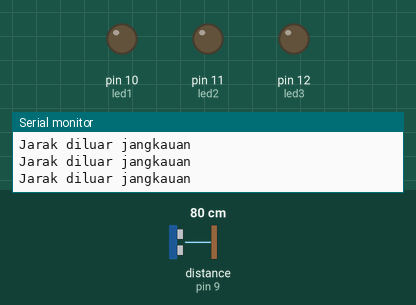
Simulated run of this sketch. Board: Arduino Uno, built with avr-gcc and run on an emulated ATmega328P. On the bench: output pins drawn as LEDs (lit = HIGH), the last lines printed to the serial monitor. Wiring (inferred from the names in the program): ultrasonic range finder: trigger pin 8; echo pin 9. The test bench sets the inputs (shaded band); at power-on: distance to the obstacle (sensor on pin 9) 80 cm. The echo pulse lasts 58.3 µs per cm; pins used as bus, display or sensor lines are not drawn.

Above: at 1.3 s.
1.4 s: distance to the obstacle (sensor on pin 9) set to 22 cm
2.9 s: distance to the obstacle (sensor on pin 9) set to 18 cm
At 4.1 s:
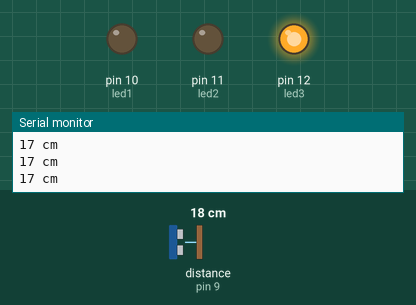
4.5 s: distance to the obstacle (sensor on pin 9) set to 13 cm
At 5.5 s:
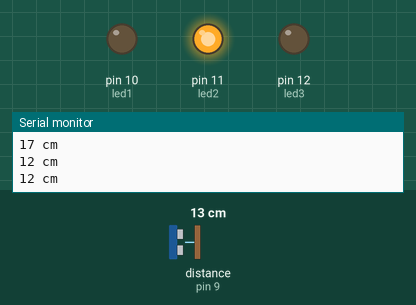
6.0 s: distance to the obstacle (sensor on pin 9) set to 9 cm
At 6.7 s:
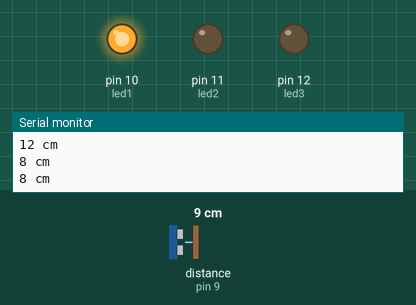
7.5 s: distance to the obstacle (sensor on pin 9) set to 35 cm
At 8.1 s:
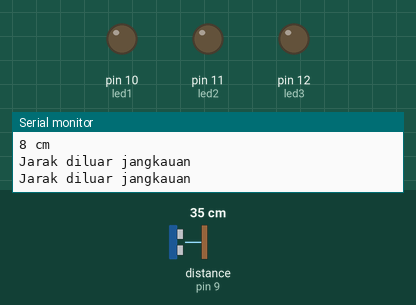
9.0 s: distance to the obstacle (sensor on pin 9) set to 2 cm
At 9.5 s:
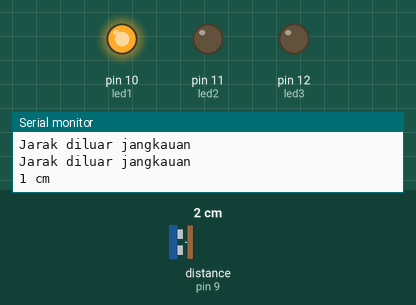
Timing chart, 0 to 11.5 s (numbered marks = the images above; inputs shaded):
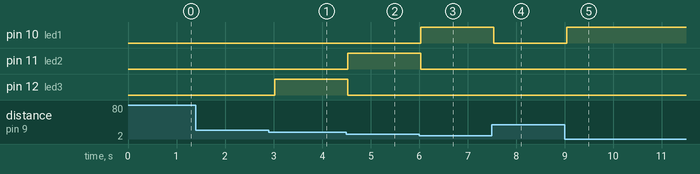

The sketch:

project-sensor-led-ultrasonic.ino
```cpp
#define trigPin 8
#define echoPin 9
#define led1 10
#define led2 11
#define led3 12

void setup() {
  // put your setup code here, to run once:
  Serial.begin(9600);
  pinMode(trigPin, OUTPUT);
  pinMode(echoPin, INPUT);
  pinMode(led1, OUTPUT);
  pinMode(led2, OUTPUT);
  pinMode(led3, OUTPUT);
}

void loop() {
  // put your main code here, to run repeatedly:
  long duration, distance;
  digitalWrite(trigPin, LOW);
  delayMicroseconds(2);
  digitalWrite(trigPin, HIGH);
  delayMicroseconds(10);
  digitalWrite(trigPin, LOW);
  duration = pulseIn(echoPin, HIGH);
  distance = (duration/2)/29.1;

  if(distance<10){
    digitalWrite(led1, HIGH);
    digitalWrite(led2, LOW);
    digitalWrite(led3, LOW);
  } else if(distance<15){
    digitalWrite(led1, LOW);
    digitalWrite(led2, HIGH);
    digitalWrite(led3, LOW);
  } else if(distance<20){
    digitalWrite(led1, LOW);
    digitalWrite(led2, LOW);
    digitalWrite(led3, HIGH);
  } if(distance>=20 || distance<0){
    Serial.println("Jarak diluar jangkauan");
    digitalWrite(led1, LOW);
    digitalWrite(led2, LOW);
    digitalWrite(led3, LOW);
  } else {
    Serial.print(distance);
    Serial.println(" cm");
  } delay(500);
}
```

Measured:
- the behaviour switches between 21 and 20 cm on distance to the obstacle (sensor on pin 9) (found by bisection; images 0 and 1)
- the behaviour switches between 16 and 15 cm on distance to the obstacle (sensor on pin 9) (found by bisection; images 1 and 2)
- the behaviour switches between 11 and 10 cm on distance to the obstacle (sensor on pin 9) (found by bisection; images 2 and 3)
- after the input at 2.9 s, pin 12 (led3): LOW → HIGH after 0.12 s
- after the input at 4.5 s, pin 11 (led2): LOW → HIGH at once; pin 12 (led3): HIGH → LOW at once
- after the input at 6.0 s, pin 10 (led1): LOW → HIGH at once; pin 11 (led2): HIGH → LOW at once
- after the input at 7.5 s, pin 10 (led1): HIGH → LOW at once
- after the input at 9.0 s, pin 10 (led1): LOW → HIGH after 0.05 s
